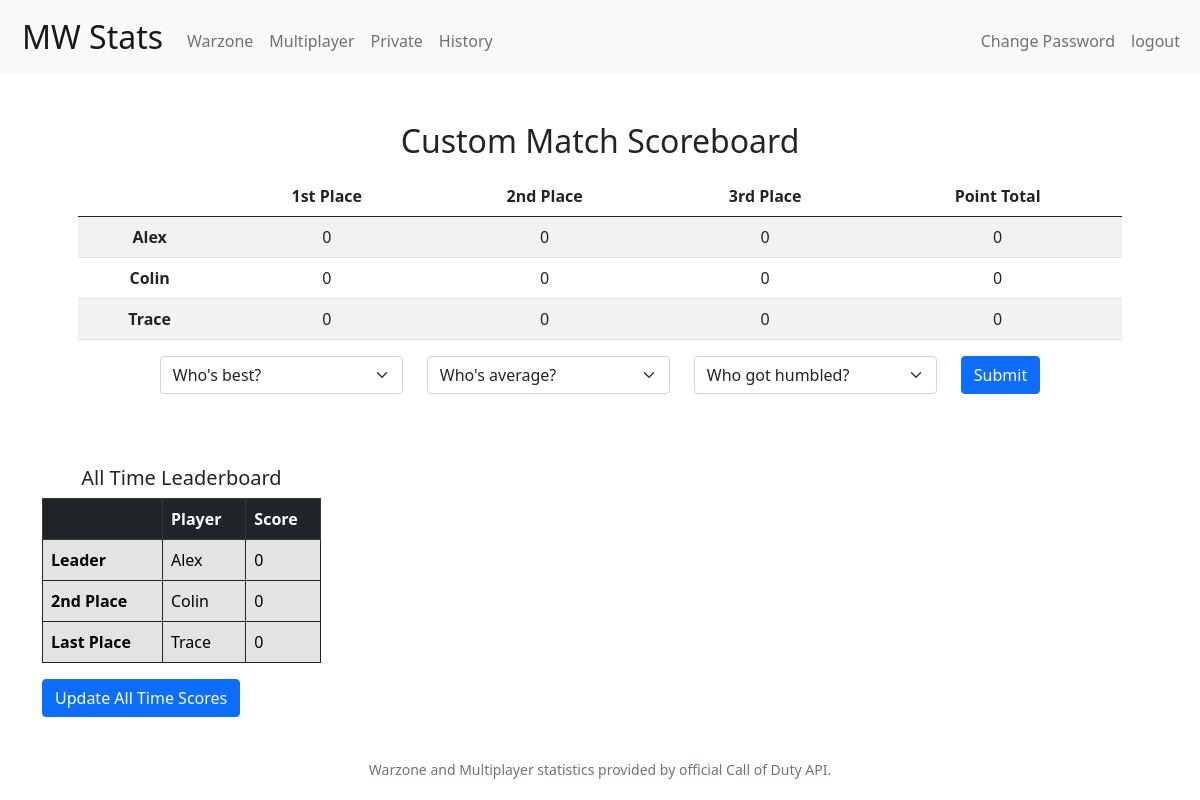
Page /private (signed in) on the earlier database version.
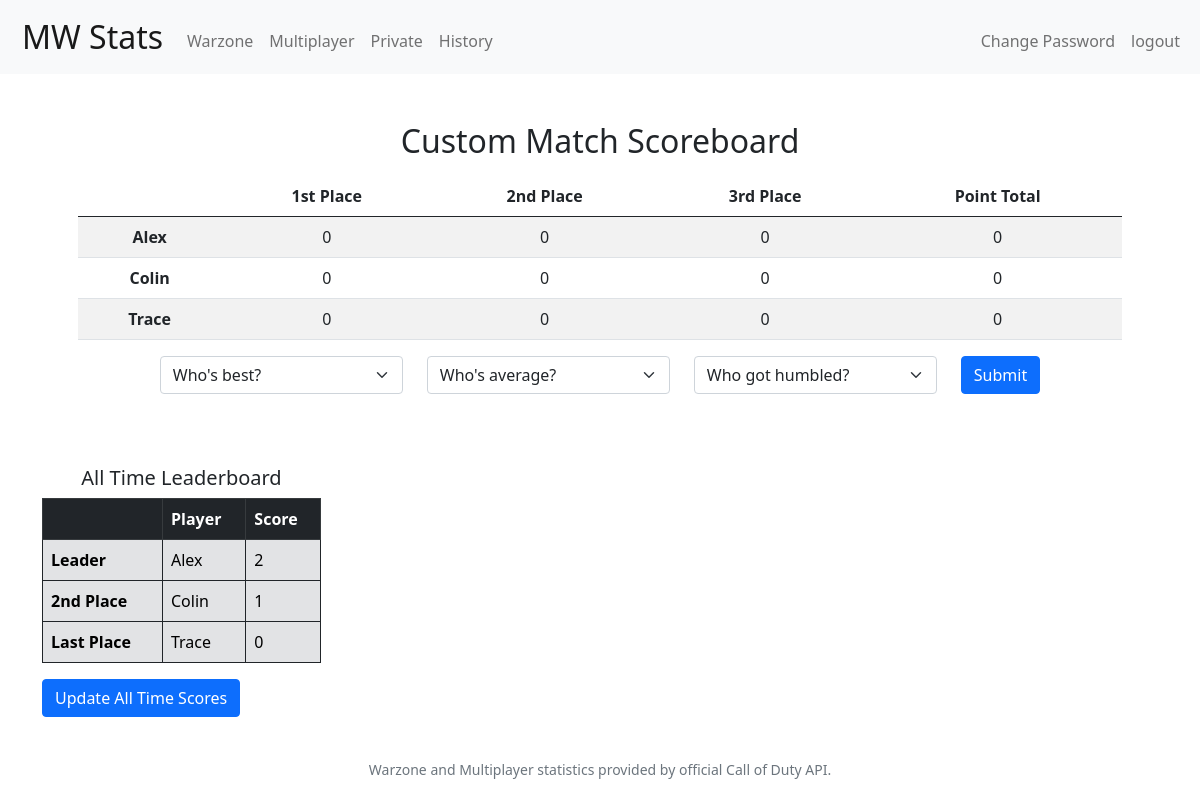
Same page on the later database version.
### MW_STATS/models.py (models this page shows)
class PrivateUsers(models.Model):
    name = models.CharField(max_length=10)
    all_time_score = models.IntegerField(default=0)

### MW_STATS/views.py (the view)
# urls.py: path('private', views.private, name='private')
@login_required
def private(request):
    alex_scores = Score.objects.get(id=1)
    colin_scores = Score.objects.get(id=2)
    trace_scores = Score.objects.get(id=3)
    if request.method == 'POST':
        if 'current' in request.POST:
            first = request.POST['first']
            second = request.POST['second']
            if first == 'alex':
                alex_scores.first += 1
                alex_scores.total += 2
                alex_scores.save()
                if second == 'colin':
                    colin_scores.second += 1
                    colin_scores.total += 1
                    colin_scores.save()
                    trace_scores.third += 1
                    trace_scores.save()
                else:
                    trace_scores.second += 1
                    trace_scores.total += 1
                    trace_scores.save()
                    colin_scores.third += 1
                    colin_scores.save()
            elif first == 'colin':
                colin_scores.first += 1
                colin_scores.total += 2
                colin_scores.save()
                if second == 'alex':
                    alex_scores.second += 1
                    alex_scores.total += 1
                    alex_scores.save()
                    trace_scores.third += 1
                    trace_scores.save()
                else:
                    trace_scores.second += 1
                    trace_scores.total += 1
                    trace_scores.save()
                    alex_scores.third += 1
                    alex_scores.save()
            else:
                trace_scores.first += 1
                trace_scores.total += 2
                trace_scores.save()
                if second == 'alex':
                    alex_scores.second += 1
                    alex_scores.total += 1
                    alex_scores.save()
                    trace_scores.third += 1
                    trace_scores.save()
                else:
                    colin_scores.second += 1
                    colin_scores.total += 1
                    colin_scores.save()
                    alex_scores.third += 1
                    alex_scores.save()
            return render(request, 'mw_stats/private.html', {
                'alex_scores': Score.objects.get(id=1),
                'colin_scores': Score.objects.get(id=2),
                'trace_scores': Score.objects.get(id=3),
                'alex_private': PrivateUsers.objects.get(id=1),
                'colin_private': PrivateUsers.objects.get(id=2),
                'trace_private': PrivateUsers.objects.get(id=3),
                'sorted_list': sorted_friends_list
            })
        elif 'alltime' in request.POST:
            alex_private = PrivateUsers.objects.get(id=1)
            alex_private.all_time_score += alex_scores.total
            alex_private.save()
            Score.objects.filter(id=1).update(first=0, second=0, third=0, total=0)
            colin_private = PrivateUsers.objects.get(id=2)
            colin_private.all_time_score += colin_scores.total
            colin_private.save()
            Score.objects.filter(id=2).update(first=0, second=0, third=0, total=0)
            trace_private = PrivateUsers.objects.get(id=3)
            trace_private.all_time_score += trace_scores.total
            trace_private.save()
            Score.objects.filter(id=3).update(first=0, second=0, third=0, total=0)
            return render(request, 'mw_stats/private.html', {
                'alex_scores': Score.objects.get(id=1),
                'colin_scores': Score.objects.get(id=2),
                'trace_scores': Score.objects.get(id=3),
                'alex_private': PrivateUsers.objects.get(id=1),
                'colin_private': PrivateUsers.objects.get(id=2),
                'trace_private': PrivateUsers.objects.get(id=3),
                'sorted_list': sorted_friends_list
            })
    else:
        return render(request, 'mw_stats/private.html', {
            'alex_scores': Score.objects.get(id=1),
            'colin_scores': Score.objects.get(id=2),
            'trace_scores': Score.objects.get(id=3),
            'alex_private': PrivateUsers.objects.get(id=1),
            'colin_private': PrivateUsers.objects.get(id=2),
            'trace_private': PrivateUsers.objects.get(id=3),
            'sorted_list': sorted_friends_list
        })

### MW_STATS/helpers.py (called while the page is built)
def sorted_friends_list():
    alex_private = PrivateUsers.objects.get(id=1)
    colin_private = PrivateUsers.objects.get(id=2)
    trace_private = PrivateUsers.objects.get(id=3)
    player_list = [
        ('Alex', alex_private.all_time_score),
        ('Colin', colin_private.all_time_score),
        ('Trace', trace_private.all_time_score)
    ]
    sorted_list = sorted(player_list, key=lambda x: x[1], reverse=True)
    return sorted_list

### MW_STATS/templates/mw_stats/private.html (shortened to what this page needs)
{% extends 'mw_stats/layout.html' %}
{% block links %}
    <a class="nav-link" href="{% url 'warzone' %}" active>Warzone</a>
    <a class="nav-link" href="{% url 'multiplayer' %}">Multiplayer</a>
    <a class="nav-link" href="{% url 'private' %}">Private</a>
    <a class="nav-link" href="{% url 'history' %}">History</a>
{% endblock %}
{% block body %}
    <main class="container p-5">
        <h2>Custom Match Scoreboard</h2>
        <table class="table table-striped">
            <thead class="thead-dark">
                <tr>
                    <th></th>
                    <th>1st Place</th>
                    <th>2nd Place</th>
                    <th>3rd Place</th>
                    <th>Point Total</th>
                </tr>
            </thead>
            <tbody>
                <tr>
                    <td><b>Alex</b></td>
                    <td>{{ alex_scores.first }}</td>
                    <td>{{ alex_scores.second }}</td>
                    <td>{{ alex_scores.third }}</td>
                    <td>{{ alex_scores.total }}</td>
                </tr>
                <tr>
                    <td><b>Colin</b></td>
                    <td>{{ colin_scores.first }}</td>
                    <td>{{ colin_scores.second }}</td>
                    <td>{{ colin_scores.third }}</td>
                    <td>{{ colin_scores.total }}</td>
                </tr>
                <tr>
                    <td><b>Trace</b></td>
                    <td>{{ trace_scores.first }}</td>
                    <td>{{ trace_scores.second }}</td>
                    <td>{{ trace_scores.third }}</td>
                    <td>{{ trace_scores.total }}</td>
                </tr>
            </tbody>
        </table>
        <form method="POST">
            <div class="row justify-content-md-center">
                <div class="col-3">
                <select class="form-select" name="first">
                    <option selected>Who's best?</option>
                    </select>
                </div>
                <div class="col-3">
                <select class="form-select" name="second">
                    <option selected>Who's average?</option>
                    </select>
                </div>
                <div class="col-3">
                <select class="form-select" name="third">
                    <option selected>Who got humbled?</option>
                    </select>
                </div>
                <div class="col-auto">
                    <button type="submit" class="btn btn-primary" name="current">Submit</button>
                </div>
            </div>
        </form>
    </main>
    <br>
    <form method='POST'>
        <div class="container">
            <div class="col-3">
                <h5 class="text-center">All Time Leaderboard</h5>
                <table class="table table-secondary table-hover table-bordered border-dark">
                    <thead class="table-dark">
                        <tr>
                            <th scope="col"></th>
                            <th scope="col">Player</th>
                            <th scope="col">Score</th>
                        </tr>
                    </thead>
                    <tbody>
                        <tr>
                            <th scope="row">Leader</th>
                            <td>{{ sorted_list.0.0 }}</td>
                            <td>{{ sorted_list.0.1 }}</td>
                        </tr>
                        <tr>
                            <th scope="row">2nd Place</th>
                            <td>{{ sorted_list.1.0 }}</td>
                            <td>{{ sorted_list.1.1 }}</td>
                        </tr>
                        <tr>
                            <th scope="row">Last Place</th>
                            <td>{{ sorted_list.2.0 }}</td>
                            <td>{{ sorted_list.2.1 }}</td>
                        </tr>
                    </tbody>
                </table>
                <button type="submit" class="btn btn-primary" name="alltime">Update All Time Scores</button>
            </div>
        </div>
    </form>
{% endblock %}

Differences in the rows shown:
changed PrivateUsers "Alex": all_time_score.all_time_score "0" → "2"; all_time_score.all_time_score "0" → "1"
